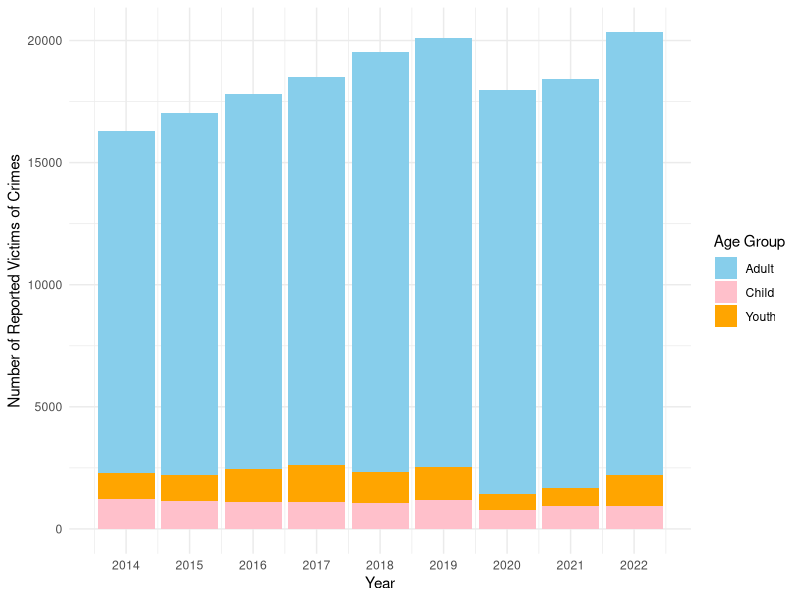
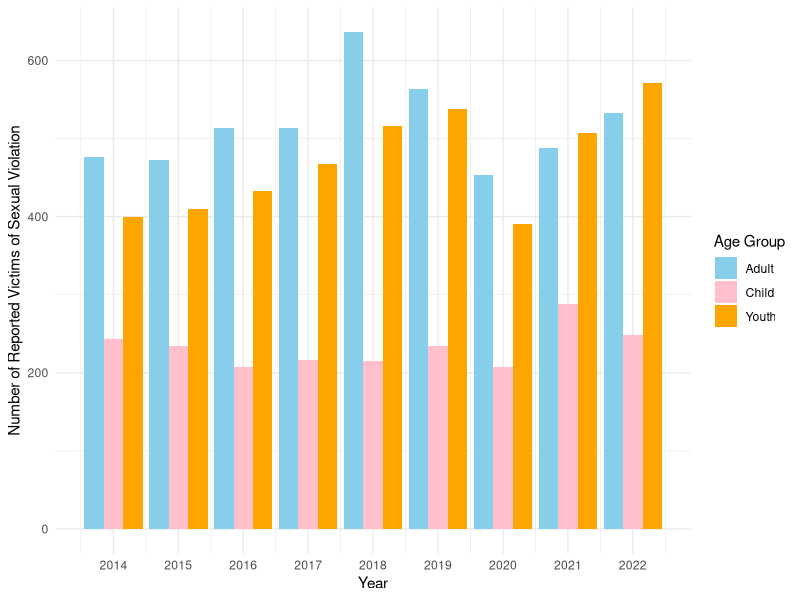
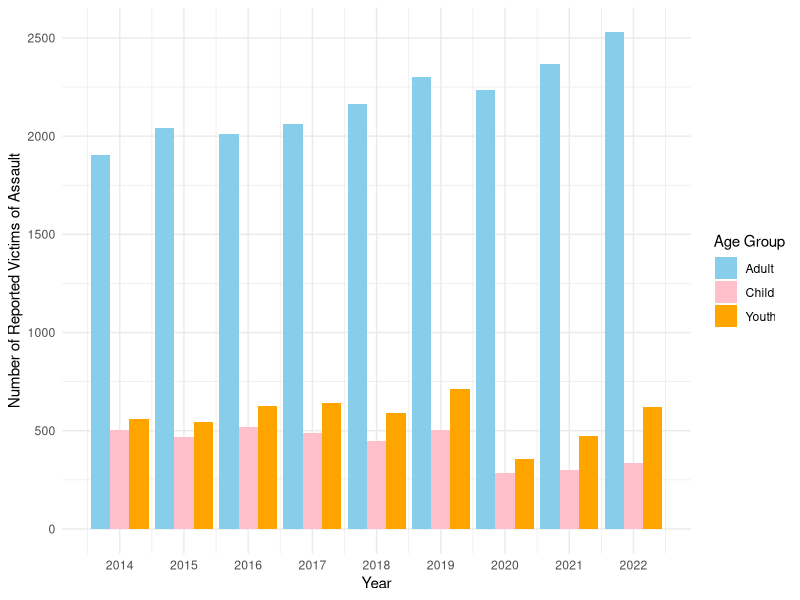
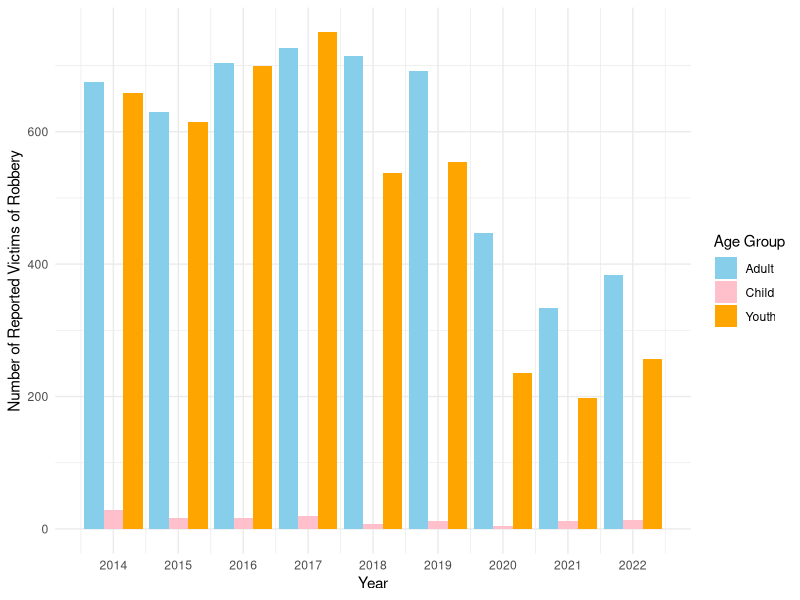

These charts were generated, in order, by the following R code:
## ---- chunk 1
#| echo: false
#| eval: true
#| warning: false
#| message: false
#| include: false

#### Preamble ####
# Purpose: Read in data from the Toronto Police Annual Report - Victims of Crimes and provide relevant tables and graphs of the dataset.
# Author: Chay Park
# Email: chay.park@mail.utoronto.ca
# Date: Jan 22, 2024
# Prerequisites: Need to know where to get Toronto Police Annual Report - Victims of Crimes
## ---- chunk 2
#| echo: false
#| eval: true
#| warning: false
#| message: false
#| label: tbl-totalsum-table
#| tbl-cap: "Total Sum of Victims in Different Age Groups Throughout the Years"

#### Table 1a ####
# Count the Child group victims, Youth group victims, Adult group victims over the year from 2014 to 2022
####  ####

# Install the necessary packages if not already installed
install.packages(c("opendatatoronto", "knitr", "lubridate", "tidyverse", "kableExtra"))

# Load required libraries
library(dplyr)
library(knitr)
library(lubridate)
library(tidyverse)
library(kableExtra)

# Load the csv file
cleaned_data <- read_csv(file = here::here("inputs/data/cleaned_data.csv"))

# Filter rows with Adult, Child, and Youth in AGE_GROUP
filtered_data <- cleaned_data %>%
  filter(AGE_GROUP %in% c("Adult", "Child", "Youth"))

# Create a new column for Age Cohort based on Age Group
filtered_data <- filtered_data %>%
  mutate(Age_Cohort = case_when(
    AGE_GROUP == "Child" ~ "Child",
    AGE_GROUP == "Adult" ~ "Adult",
    AGE_GROUP == "Youth" ~ "Youth",
    TRUE ~ "Other"  # Include an "Other" category for any unexpected values
  ))

# Filter data for the years 2014 to 2022
filtered_data <- filtered_data %>%
  filter(REPORT_YEAR >= 2014 & REPORT_YEAR <= 2022)

# Create a table counting the number of victims for each Age Cohort over the years
age_cohort_table <- filtered_data %>%
  group_by(REPORT_YEAR, Age_Cohort) %>%
  summarise(Victims_Count = sum(COUNT_))

# Pivot the data to have Adult, Youth, Child as columns in that order
pivoted_table <- age_cohort_table %>%
  pivot_wider(names_from = Age_Cohort, values_from = Victims_Count, values_fill = 0, 
              values_fn = list(Victims_Count = sum)) %>%
  select(REPORT_YEAR, Adult, Youth, Child)

# Print the table with additional styling
kable(pivoted_table, caption = "Count of Child, Youth, and Adult group victims over the years from 2014 to 2022", format = "html") %>%
  kable_styling(full_width = FALSE) %>%
  add_header_above(c(" ", "Victims Count" = 3))

## ---- chunk 3
#| echo: false
#| eval: true
#| warning: false
#| message: false
#| label: fig-totalsum-graph
#| fig-cap: "Number of Reported Victims of Crimes in Different Age Groups Over the Years"

#### Bar graph 1a ####
# Bar graph 1a illustrates the number of reported crimes in different age group over the year from 2014 to 2022. 
#### ####

# Load required libraries
library(dplyr)
library(ggplot2)

# Refer to the pivoted table from table 1a

# Create bar graphs for each age group
bar_plot <- ggplot(pivoted_table, aes(x = REPORT_YEAR)) +
  geom_bar(aes(y = Adult, fill = "Adult"), stat = "identity", position = "stack") +
  geom_bar(aes(y = Youth, fill = "Youth"), stat = "identity", position = "stack") +
  geom_bar(aes(y = Child, fill = "Child"), stat = "identity", position = "stack") +
  labs(x = "Year",
       y = "Number of Reported Victims of Crimes") +
  scale_fill_manual(values = c(Adult = "skyblue", Youth = "orange", Child = "pink"),
                    name = "Age Group") +
  theme_minimal() +
  scale_x_continuous(breaks = seq(2014, 2022, by = 1))

# Print the bar plot
print(bar_plot)
## ---- chunk 4
#| echo: false
#| eval: true
#| warning: false
#| message: false
#| label: fig-sv-graph
#| fig-cap: "Victims Count of Sexual Violation by Age Group Over the Years"

# Load required libraries
library(dplyr)
library(ggplot2)

# Load the csv file
cleaned_data <- read_csv(file = here::here("inputs/data/cleaned_data.csv"))

# Filter the data for Sexual Violation
sexual_violation_data <- cleaned_data %>%
  filter(SUBTYPE == "Sexual Violation")

# Create a bar graph for Sexual Violation with groups for AGE_GROUP
bar_plot <- ggplot(sexual_violation_data, aes(x = REPORT_YEAR, y = COUNT_, fill = AGE_GROUP)) +
  geom_bar(stat = "identity", position = "dodge") +
  labs(x = "Year",
       y = "Number of Reported Victims of Sexual Violation",
       fill = "Age Group") +
  theme_minimal() +
  scale_x_continuous(breaks = seq(min(sexual_violation_data$REPORT_YEAR), max(sexual_violation_data$REPORT_YEAR), by = 1)) +
  scale_fill_manual(values = c("Child" = "pink", "Youth" = "orange", "Adult" = "skyblue"))

# Print the bar plot
print(bar_plot)
## ---- chunk 5
#| echo: false
#| eval: true
#| warning: false
#| message: false
#| label: fig-a-graph
#| fig-cap: "Victims Count of Assault by Age Group Over the Years"

# Load required libraries
library(dplyr)
library(ggplot2)

# Load the csv file
cleaned_data <- read_csv(file = here::here("inputs/data/cleaned_data.csv"))

# Filter the data for Assault
assault_data <- cleaned_data %>%
  filter(SUBTYPE == "Assault")

# Create a bar graph for Assault with groups for AGE_GROUP
bar_plot <- ggplot(assault_data, aes(x = REPORT_YEAR, y = COUNT_, fill = AGE_GROUP)) +
  geom_bar(stat = "identity", position = "dodge") +
  labs(x = "Year",
       y = "Number of Reported Victims of Assault",
       fill = "Age Group") +
  theme_minimal() +
  scale_x_continuous(breaks = seq(min(assault_data$REPORT_YEAR), max(assault_data$REPORT_YEAR), by = 1)) +
  scale_fill_manual(values = c("Child" = "pink", "Youth" = "orange", "Adult" = "skyblue"))

# Print the bar plot
print(bar_plot)
## ---- chunk 6
#| echo: false
#| eval: true
#| warning: false
#| message: false
#| label: fig-r-graph
#| fig-cap: "Victims Count of Robbery by Age Group Over the Years"

# Load required libraries
library(dplyr)
library(ggplot2)

# Load the csv file
cleaned_data <- read_csv(file = here::here("inputs/data/cleaned_data.csv"))

# Filter the data for Robbery
robbery_data <- cleaned_data %>%
  filter(SUBTYPE == "Robbery")

# Create a bar graph for Robbery with groups for AGE_GROUP
bar_plot <- ggplot(robbery_data, aes(x = REPORT_YEAR, y = COUNT_, fill = AGE_GROUP)) +
  geom_bar(stat = "identity", position = "dodge") +
  labs(x = "Year",
       y = "Number of Reported Victims of Robbery",
       fill = "Age Group") +
  theme_minimal() +
  scale_x_continuous(breaks = seq(min(robbery_data$REPORT_YEAR), max(robbery_data$REPORT_YEAR), by = 1)) +
  scale_fill_manual(values = c("Child" = "pink", "Youth" = "orange", "Adult" = "skyblue"))

# Print the bar plot
print(bar_plot)
## ---- chunk 7
#| echo: false
#| eval: true
#| warning: false
#| message: false
#| label: tbl-crimetype-table
#| tbl-cap: "Total Number of Victims Counted for Each Crime from the Year 2014 to 2022"

# Load required libraries
library(dplyr)
library(knitr)
library(lubridate)
library(tidyverse)
library(kableExtra)

# Load the csv file
cleaned_data <- read_csv(file = here::here("inputs/data/cleaned_data.csv"))

# Filter data for the years 2014 to 2022
filtered_data <- cleaned_data %>%
  filter(REPORT_YEAR >= 2014 & REPORT_YEAR <= 2022)

# Create a table counting the number of victims for each crime subtype over the years
crime_subtype_table <- filtered_data %>%
  group_by(REPORT_YEAR, SUBTYPE) %>%
  summarise(Victims_Count = sum(COUNT_))

# Pivot the data to have Assault, Sexual Violation, Robbery as columns
pivoted_table_2 <- crime_subtype_table %>%
  pivot_wider(names_from = SUBTYPE, values_from = Victims_Count, values_fill = 0)

# Print the table using kable with additional styling
kable(pivoted_table_2, caption = "Total number of victims counted for each crime from the year 2014 to 2022", format = "html") %>%
  kable_styling(full_width = FALSE) %>%
  add_header_above(c(" ", "Victims Count" = 3))
